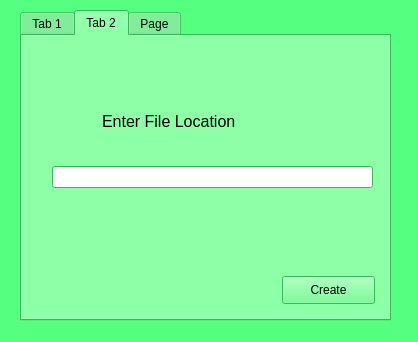
<?xml version="1.0" encoding="UTF-8"?>
<ui version="4.0">
 <class>Dialog</class>
 <widget class="QDialog" name="Dialog">
  <property name="geometry">
   <rect>
    <x>0</x>
    <y>0</y>
    <width>418</width>
    <height>342</height>
   </rect>
  </property>
  <property name="palette">
   <palette>
    <active>
     <colorrole role="WindowText">
      <brush brushstyle="SolidPattern">
       <color alpha="255">
        <red>0</red>
        <green>0</green>
        <blue>0</blue>
       </color>
      </brush>
     </colorrole>
     <colorrole role="Button">
      <brush brushstyle="SolidPattern">
       <color alpha="255">
        <red>85</red>
        <green>255</green>
        <blue>127</blue>
       </color>
      </brush>
     </colorrole>
     <colorrole role="Light">
      <brush brushstyle="SolidPattern">
       <color alpha="255">
        <red>213</red>
        <green>255</green>
        <blue>223</blue>
       </color>
      </brush>
     </colorrole>
     <colorrole role="Midlight">
      <brush brushstyle="SolidPattern">
       <color alpha="255">
        <red>149</red>
        <green>255</green>
        <blue>175</blue>
       </color>
      </brush>
     </colorrole>
     <colorrole role="Dark">
      <brush brushstyle="SolidPattern">
       <color alpha="255">
        <red>42</red>
        <green>127</green>
        <blue>63</blue>
       </color>
      </brush>
     </colorrole>
     <colorrole role="Mid">
      <brush brushstyle="SolidPattern">
       <color alpha="255">
        <red>56</red>
        <green>170</green>
        <blue>84</blue>
       </color>
      </brush>
     </colorrole>
     <colorrole role="Text">
      <brush brushstyle="SolidPattern">
       <color alpha="255">
        <red>0</red>
        <green>0</green>
        <blue>0</blue>
       </color>
      </brush>
     </colorrole>
     <colorrole role="BrightText">
      <brush brushstyle="SolidPattern">
       <color alpha="255">
        <red>255</red>
        <green>255</green>
        <blue>255</blue>
       </color>
      </brush>
     </colorrole>
     <colorrole role="ButtonText">
      <brush brushstyle="SolidPattern">
       <color alpha="255">
        <red>0</red>
        <green>0</green>
        <blue>0</blue>
       </color>
      </brush>
     </colorrole>
     <colorrole role="Base">
      <brush brushstyle="SolidPattern">
       <color alpha="255">
        <red>255</red>
        <green>255</green>
        <blue>255</blue>
       </color>
      </brush>
     </colorrole>
     <colorrole role="Window">
      <brush brushstyle="SolidPattern">
       <color alpha="255">
        <red>85</red>
        <green>255</green>
        <blue>127</blue>
       </color>
      </brush>
     </colorrole>
     <colorrole role="Shadow">
      <brush brushstyle="SolidPattern">
       <color alpha="255">
        <red>0</red>
        <green>0</green>
        <blue>0</blue>
       </color>
      </brush>
     </colorrole>
     <colorrole role="AlternateBase">
      <brush brushstyle="SolidPattern">
       <color alpha="255">
        <red>170</red>
        <green>255</green>
        <blue>191</blue>
       </color>
      </brush>
     </colorrole>
     <colorrole role="ToolTipBase">
      <brush brushstyle="SolidPattern">
       <color alpha="255">
        <red>255</red>
        <green>255</green>
        <blue>220</blue>
       </color>
      </brush>
     </colorrole>
     <colorrole role="ToolTipText">
      <brush brushstyle="SolidPattern">
       <color alpha="255">
        <red>0</red>
        <green>0</green>
        <blue>0</blue>
       </color>
      </brush>
     </colorrole>
     <colorrole role="PlaceholderText">
      <brush brushstyle="SolidPattern">
       <color alpha="128">
        <red>0</red>
        <green>0</green>
        <blue>0</blue>
       </color>
      </brush>
     </colorrole>
    </active>
    <inactive>
     <colorrole role="WindowText">
      <brush brushstyle="SolidPattern">
       <color alpha="255">
        <red>0</red>
        <green>0</green>
        <blue>0</blue>
       </color>
      </brush>
     </colorrole>
     <colorrole role="Button">
      <brush brushstyle="SolidPattern">
       <color alpha="255">
        <red>85</red>
        <green>255</green>
        <blue>127</blue>
       </color>
      </brush>
     </colorrole>
     <colorrole role="Light">
      <brush brushstyle="SolidPattern">
       <color alpha="255">
        <red>213</red>
        <green>255</green>
        <blue>223</blue>
       </color>
      </brush>
     </colorrole>
     <colorrole role="Midlight">
      <brush brushstyle="SolidPattern">
       <color alpha="255">
        <red>149</red>
        <green>255</green>
        <blue>175</blue>
       </color>
      </brush>
     </colorrole>
     <colorrole role="Dark">
      <brush brushstyle="SolidPattern">
       <color alpha="255">
        <red>42</red>
        <green>127</green>
        <blue>63</blue>
       </color>
      </brush>
     </colorrole>
     <colorrole role="Mid">
      <brush brushstyle="SolidPattern">
       <color alpha="255">
        <red>56</red>
        <green>170</green>
        <blue>84</blue>
       </color>
      </brush>
     </colorrole>
     <colorrole role="Text">
      <brush brushstyle="SolidPattern">
       <color alpha="255">
        <red>0</red>
        <green>0</green>
        <blue>0</blue>
       </color>
      </brush>
     </colorrole>
     <colorrole role="BrightText">
      <brush brushstyle="SolidPattern">
       <color alpha="255">
        <red>255</red>
        <green>255</green>
        <blue>255</blue>
       </color>
      </brush>
     </colorrole>
     <colorrole role="ButtonText">
      <brush brushstyle="SolidPattern">
       <color alpha="255">
        <red>0</red>
        <green>0</green>
        <blue>0</blue>
       </color>
      </brush>
     </colorrole>
     <colorrole role="Base">
      <brush brushstyle="SolidPattern">
       <color alpha="255">
        <red>255</red>
        <green>255</green>
        <blue>255</blue>
       </color>
      </brush>
     </colorrole>
     <colorrole role="Window">
      <brush brushstyle="SolidPattern">
       <color alpha="255">
        <red>85</red>
        <green>255</green>
        <blue>127</blue>
       </color>
      </brush>
     </colorrole>
     <colorrole role="Shadow">
      <brush brushstyle="SolidPattern">
       <color alpha="255">
        <red>0</red>
        <green>0</green>
        <blue>0</blue>
       </color>
      </brush>
     </colorrole>
     <colorrole role="AlternateBase">
      <brush brushstyle="SolidPattern">
       <color alpha="255">
        <red>170</red>
        <green>255</green>
        <blue>191</blue>
       </color>
      </brush>
     </colorrole>
     <colorrole role="ToolTipBase">
      <brush brushstyle="SolidPattern">
       <color alpha="255">
        <red>255</red>
        <green>255</green>
        <blue>220</blue>
       </color>
      </brush>
     </colorrole>
     <colorrole role="ToolTipText">
      <brush brushstyle="SolidPattern">
       <color alpha="255">
        <red>0</red>
        <green>0</green>
        <blue>0</blue>
       </color>
      </brush>
     </colorrole>
     <colorrole role="PlaceholderText">
      <brush brushstyle="SolidPattern">
       <color alpha="128">
        <red>0</red>
        <green>0</green>
        <blue>0</blue>
       </color>
      </brush>
     </colorrole>
    </inactive>
    <disabled>
     <colorrole role="WindowText">
      <brush brushstyle="SolidPattern">
       <color alpha="255">
        <red>42</red>
        <green>127</green>
        <blue>63</blue>
       </color>
      </brush>
     </colorrole>
     <colorrole role="Button">
      <brush brushstyle="SolidPattern">
       <color alpha="255">
        <red>85</red>
        <green>255</green>
        <blue>127</blue>
       </color>
      </brush>
     </colorrole>
     <colorrole role="Light">
      <brush brushstyle="SolidPattern">
       <color alpha="255">
        <red>213</red>
        <green>255</green>
        <blue>223</blue>
       </color>
      </brush>
     </colorrole>
     <colorrole role="Midlight">
      <brush brushstyle="SolidPattern">
       <color alpha="255">
        <red>149</red>
        <green>255</green>
        <blue>175</blue>
       </color>
      </brush>
     </colorrole>
     <colorrole role="Dark">
      <brush brushstyle="SolidPattern">
       <color alpha="255">
        <red>42</red>
        <green>127</green>
        <blue>63</blue>
       </color>
      </brush>
     </colorrole>
     <colorrole role="Mid">
      <brush brushstyle="SolidPattern">
       <color alpha="255">
        <red>56</red>
        <green>170</green>
        <blue>84</blue>
       </color>
      </brush>
     </colorrole>
     <colorrole role="Text">
      <brush brushstyle="SolidPattern">
       <color alpha="255">
        <red>42</red>
        <green>127</green>
        <blue>63</blue>
       </color>
      </brush>
     </colorrole>
     <colorrole role="BrightText">
      <brush brushstyle="SolidPattern">
       <color alpha="255">
        <red>255</red>
        <green>255</green>
        <blue>255</blue>
       </color>
      </brush>
     </colorrole>
     <colorrole role="ButtonText">
      <brush brushstyle="SolidPattern">
       <color alpha="255">
        <red>42</red>
        <green>127</green>
        <blue>63</blue>
       </color>
      </brush>
     </colorrole>
     <colorrole role="Base">
      <brush brushstyle="SolidPattern">
       <color alpha="255">
        <red>85</red>
        <green>255</green>
        <blue>127</blue>
       </color>
      </brush>
     </colorrole>
     <colorrole role="Window">
      <brush brushstyle="SolidPattern">
       <color alpha="255">
        <red>85</red>
        <green>255</green>
        <blue>127</blue>
       </color>
      </brush>
     </colorrole>
     <colorrole role="Shadow">
      <brush brushstyle="SolidPattern">
       <color alpha="255">
        <red>0</red>
        <green>0</green>
        <blue>0</blue>
       </color>
      </brush>
     </colorrole>
     <colorrole role="AlternateBase">
      <brush brushstyle="SolidPattern">
       <color alpha="255">
        <red>85</red>
        <green>255</green>
        <blue>127</blue>
       </color>
      </brush>
     </colorrole>
     <colorrole role="ToolTipBase">
      <brush brushstyle="SolidPattern">
       <color alpha="255">
        <red>255</red>
        <green>255</green>
        <blue>220</blue>
       </color>
      </brush>
     </colorrole>
     <colorrole role="ToolTipText">
      <brush brushstyle="SolidPattern">
       <color alpha="255">
        <red>0</red>
        <green>0</green>
        <blue>0</blue>
       </color>
      </brush>
     </colorrole>
     <colorrole role="PlaceholderText">
      <brush brushstyle="SolidPattern">
       <color alpha="128">
        <red>0</red>
        <green>0</green>
        <blue>0</blue>
       </color>
      </brush>
     </colorrole>
    </disabled>
   </palette>
  </property>
  <property name="windowTitle">
   <string>Dialog</string>
  </property>
  <widget class="QTabWidget" name="Creating">
   <property name="enabled">
    <bool>true</bool>
   </property>
   <property name="geometry">
    <rect>
     <x>20</x>
     <y>10</y>
     <width>371</width>
     <height>311</height>
    </rect>
   </property>
   <property name="minimumSize">
    <size>
     <width>371</width>
     <height>0</height>
    </size>
   </property>
   <property name="contextMenuPolicy">
    <enum>Qt::DefaultContextMenu</enum>
   </property>
   <property name="currentIndex">
    <number>1</number>
   </property>
   <widget class="QWidget" name="Create_New">
    <attribute name="title">
     <string>Tab 1</string>
    </attribute>
    <widget class="QLabel" name="label_2">
     <property name="geometry">
      <rect>
       <x>70</x>
       <y>50</y>
       <width>241</width>
       <height>71</height>
      </rect>
     </property>
     <property name="font">
      <font>
       <pointsize>12</pointsize>
      </font>
     </property>
     <property name="text">
      <string>Create New Repository</string>
     </property>
    </widget>
    <widget class="QPushButton" name="BCreateNew">
     <property name="geometry">
      <rect>
       <x>260</x>
       <y>240</y>
       <width>93</width>
       <height>28</height>
      </rect>
     </property>
     <property name="text">
      <string>Create</string>
     </property>
    </widget>
   </widget>
   <widget class="QWidget" name="Clone_Local">
    <attribute name="title">
     <string>Tab 2</string>
    </attribute>
    <widget class="QLabel" name="label_3">
     <property name="geometry">
      <rect>
       <x>80</x>
       <y>50</y>
       <width>241</width>
       <height>71</height>
      </rect>
     </property>
     <property name="font">
      <font>
       <pointsize>12</pointsize>
      </font>
     </property>
     <property name="text">
      <string>Enter File Location</string>
     </property>
    </widget>
    <widget class="QLineEdit" name="lineEdit">
     <property name="geometry">
      <rect>
       <x>30</x>
       <y>130</y>
       <width>321</width>
       <height>22</height>
      </rect>
     </property>
    </widget>
    <widget class="QPushButton" name="pushButton">
     <property name="geometry">
      <rect>
       <x>260</x>
       <y>240</y>
       <width>93</width>
       <height>28</height>
      </rect>
     </property>
     <property name="text">
      <string>Create</string>
     </property>
    </widget>
   </widget>
   <widget class="QWidget" name="Clone_Link">
    <attribute name="title">
     <string>Page</string>
    </attribute>
    <widget class="QPushButton" name="pushButton_2">
     <property name="geometry">
      <rect>
       <x>260</x>
       <y>240</y>
       <width>93</width>
       <height>28</height>
      </rect>
     </property>
     <property name="text">
      <string>Create</string>
     </property>
    </widget>
    <widget class="QLabel" name="label_4">
     <property name="geometry">
      <rect>
       <x>80</x>
       <y>50</y>
       <width>241</width>
       <height>71</height>
      </rect>
     </property>
     <property name="font">
      <font>
       <pointsize>12</pointsize>
      </font>
     </property>
     <property name="text">
      <string>Enter File Location</string>
     </property>
    </widget>
    <widget class="QLineEdit" name="lineEdit_2">
     <property name="geometry">
      <rect>
       <x>30</x>
       <y>130</y>
       <width>321</width>
       <height>22</height>
      </rect>
     </property>
     <property name="text">
      <string/>
     </property>
    </widget>
   </widget>
  </widget>
 </widget>
 <resources/>
 <connections/>
</ui>
